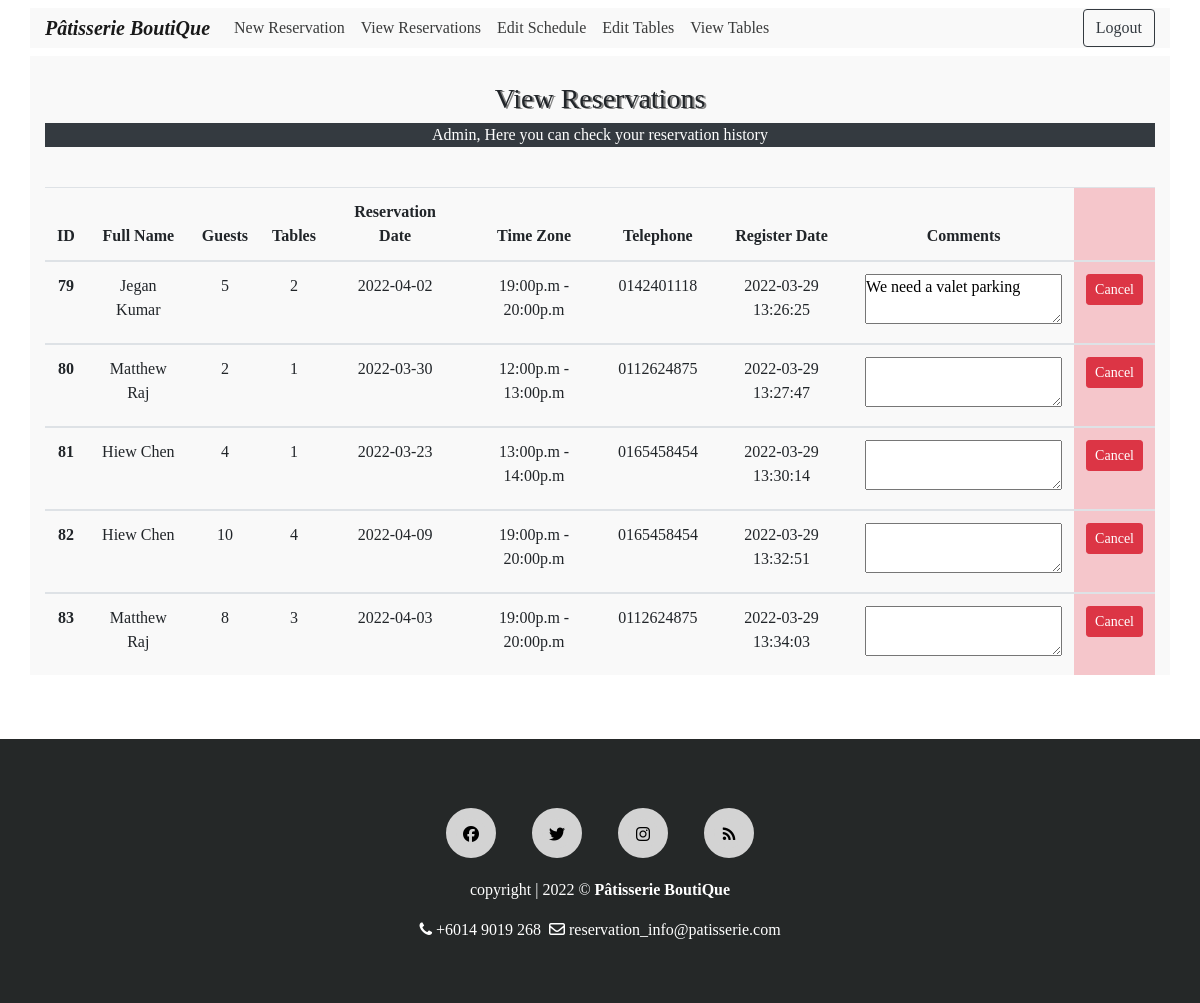
The app's page /view_reservations.php (signed in) with its own data.
### tables this page shows
CREATE TABLE `reservation` (
  `reserv_id` int(11) NOT NULL,
  `f_name` text NOT NULL,
  `l_name` text NOT NULL,
  `num_guests` int(11) NOT NULL,
  `num_tables` int(11) NOT NULL,
  `rdate` date NOT NULL,
  `time_zone` text NOT NULL,
  `telephone` text NOT NULL,
  `comment` mediumtext NOT NULL,
  `reg_date` timestamp NOT NULL DEFAULT current_timestamp(),
  `user_fk` int(11) NOT NULL
);

### includes/view.reservation.inc.php (the view, shortened to what this page needs)
<?php
if(isset($_SESSION['user_id'])){
    require 'includes/dbh.inc.php';
    $user = $_SESSION['user_id'];
    $role = $_SESSION['role'];
    if($role==1){
    $sql = "SELECT * FROM reservation WHERE user_fk = $user";
    $result = $conn->query($sql);
    if ($result->num_rows > 0) {
        echo
        '
            <table class="table table-hover table-responsive-sm text-center">
                <thead>
                    <tr>
                        <th scope="col">Full Name</th>
                        <th scope="col">Guests</th>
                        <th scope="col">Reservation Date</th>
                        <th scope="col">Time Zone</th>
                        <th scope="col">Telephone</th>
                        <th scope="col">Register Date</th>
                        <th scope="col">Comments</th>
                        <th class="table-danger" scope="col"></th>
                    </tr>
                </thead> ';
        while($row = $result->fetch_assoc()) {
        echo"
                <tbody>
                    <tr>
                    <form action='includes/delete.php' method='POST'>
                    <input name='reserv_id' type='hidden' value=".$row["reserv_id"].">
                      <th scope='row'>".$row["f_name"]." ".$row["l_name"]."</th>
                      <td>".$row["num_guests"]."</td>
                      <td>".$row["rdate"]."</td>
                      <td>".$row["time_zone"]."</td>
                      <td>".$row["telephone"]."</td>
                      <td>".$row["reg_date"]."</td>
                      <td><textarea readonly>".$row["comment"]."</textarea></td>
                      <td class='table-danger'><button type='submit' name='delete-submit' class='btn btn-danger btn-sm'>Cancel</button></td>
                          </form>
                    </tr>
              </tbody>";
        }
        echo "</table>";
    }
    else {    echo "<p class='text-white text-center bg-danger'>Your reservation list is empty!<p>"; }
    }
    else if($role==2){
    $sql = "SELECT * FROM reservation";
    $result = $conn->query($sql);
    if ($result->num_rows > 0) {
        echo
        '
            <table class="table table-hover table-responsive-sm text-center">
                <thead>
                    <tr>
                        <th scope="col">ID</th>
                        <th scope="col">Full Name</th>
                        <th scope="col">Guests</th>
                        <th scope="col">Tables</th>
                        <th scope="col">Reservation Date</th>
                        <th scope="col">Time Zone</th>
                        <th scope="col">Telephone</th>
                        <th scope="col">Register Date</th>
                        <th scope="col">Comments</th>
                        <th class="table-danger" scope="col"></th>
                    </tr>
                </thead> ';
        while($row = $result->fetch_assoc()) {
        echo"
                <tbody>
                    <tr>
                    <form action='includes/delete.php' method='POST'>
                      <input name='reserv_id' type='hidden' value=".$row["reserv_id"].">
                      <th scope='row'>".$row["reserv_id"]."</th>
                      <td>".$row["f_name"]." ".$row["l_name"]."</td>
                      <td>".$row["num_guests"]."</td>
                      <td>".$row["num_tables"]."</td>
                      <td>".$row["rdate"]."</td>
                      <td>".$row["time_zone"]."</td>
                      <td>".$row["telephone"]."</td>
                      <td>".$row["reg_date"]."</td>
                      <td><textarea readonly>".$row["comment"]."</textarea></td>
                      <td class='table-danger'><button type='submit' name='delete-submit' class='btn btn-danger btn-sm'>Cancel</button></td>
                          </form>
                    </tr>
              </tbody>";
        }
        echo "</table>";
    }
    else {    echo "<p class='text-white text-center bg-danger'>Your reservation list is empty!<p>"; }
    }
}

### css/style.css (style rules this page uses)
* { margin:0; padding:0; font-family: "Times New Roman", Times, serif; }
body { overflow-y: scroll; overflow-x: hidden; }

### records on screen
reservation: reserv_id "79", f_name "Jegan", l_name "Kumar", num_guests "5", num_tables "2", rdate "2022-04-02", time_zone "19:00p.m - 20:00p.m", telephone "0142401118", reg_date "2022-03-29 13:26:25", comment "We need a valet parking"
reservation: reserv_id "80", f_name "Matthew", l_name "Raj", num_guests "2", num_tables "1", rdate "2022-03-30", time_zone "12:00p.m - 13:00p.m", telephone "0112624875", reg_date "2022-03-29 13:27:47"
reservation: reserv_id "81", f_name "Hiew", l_name "Chen", num_guests "4", num_tables "1", rdate "2022-03-23", time_zone "13:00p.m - 14:00p.m", telephone "0165458454", reg_date "2022-03-29 13:30:14"
reservation: reserv_id "82", f_name "Hiew", l_name "Chen", num_guests "10", num_tables "4", rdate "2022-04-09", time_zone "19:00p.m - 20:00p.m", telephone "0165458454", reg_date "2022-03-29 13:32:51"
reservation: reserv_id "83", f_name "Matthew", l_name "Raj", num_guests "8", num_tables "3", rdate "2022-04-03", time_zone "19:00p.m - 20:00p.m", telephone "0112624875", reg_date "2022-03-29 13:34:03"

### other values on screen
$_SESSION['username'] "Admin"
